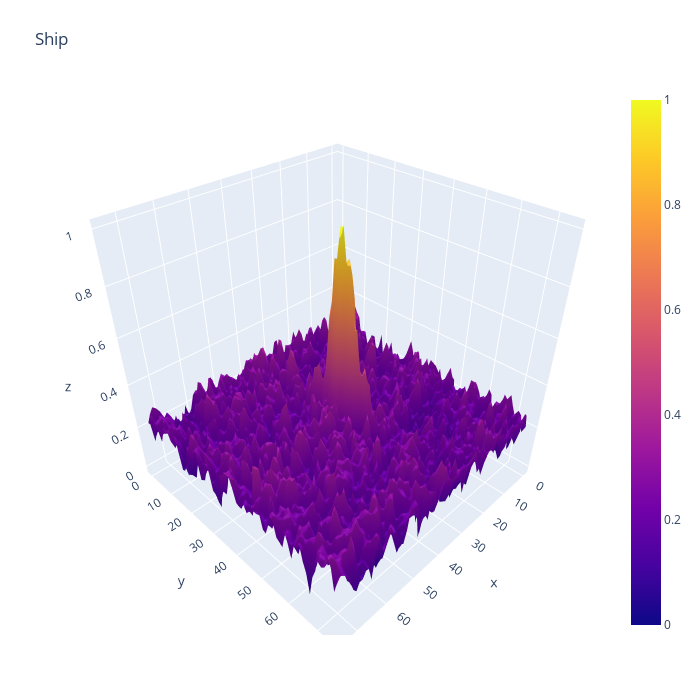

Write notebook code for a chart like this one.
### Code cell
##Take a look at aShip
plotmy3d(train_ships[0], 'Ship')

### Figure 1 — Plotly figure (JSON) as saved in the notebook; plotly's stock layout.template omitted (floating-point values rounded to 4 significant figures; data arrays with more than 128 entries replaced by an {"elided": "..."} marker saying what was removed)
{"data": [{"type": "surface", "z": {"elided": "75x75 float values"}}], "layout": {"autosize": false, "height": 700, "margin": {"b": 65, "l": 65, "r": 50, "t": 90}, "title": {"text": "Ship"}, "width": 700}}
